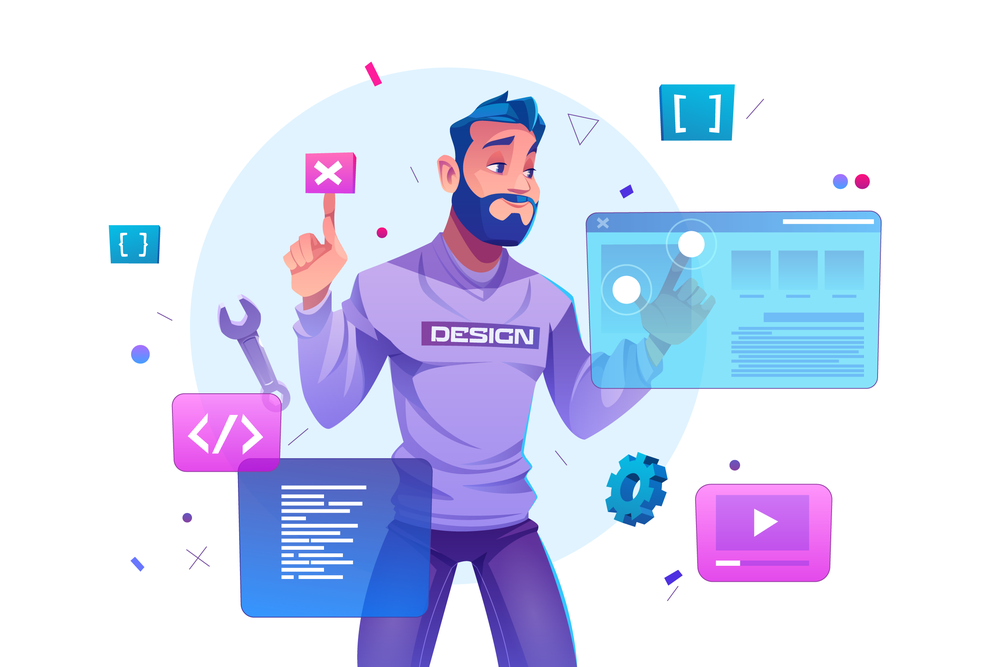
#> input picture q1 to q 10/Old-Pic.png, 1000 x 667 px, shrunk from 5000 x 3333 before the run
$ python q8.py
#> lines starting #> are read from the running program, lines starting #| are printed output that depends on the picture
import cv2
import numpy as np
from matplotlib import pyplot as plt

# Read input image
input_image = cv2.imread("Old-Pic.png")
#> input_image is the input picture: shape (667, 1000, 3); mean B, G, R 243.5, 218.9, 214.5

# Convert to grayscale
gray_image = cv2.cvtColor(input_image, cv2.COLOR_BGR2GRAY)
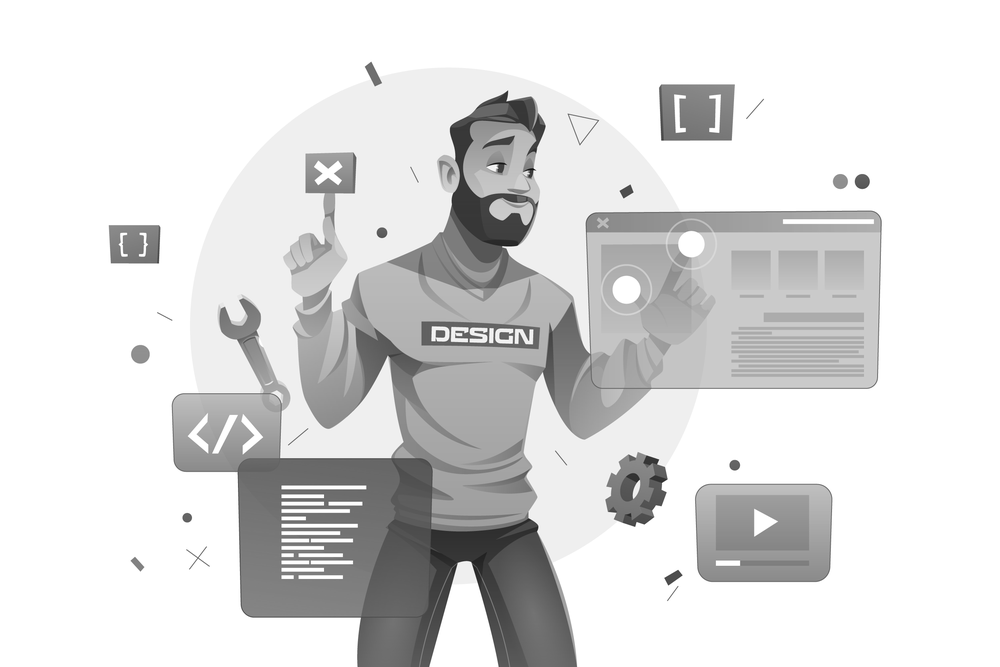
#> gray_image: shape (667, 1000); min 10, max 255, mean 220.4

# Apply 3x3 median filter
median_3x3 = cv2.medianBlur(gray_image, 3)

# Apply 5x5 median filter
median_5x5 = cv2.medianBlur(gray_image, 5)

# Define 3x3 kernel for mean filter
kernel_3x3 = np.ones((3, 3), np.float32) / 9

# Define 7x7 kernel for mean filter
kernel_7x7 = np.ones((7, 7), np.float32) / 49

# Apply 3x3 mean filter
mean_3x3 = cv2.filter2D(gray_image, -1, kernel_3x3)

# Apply 7x7 mean filter
mean_7x7 = cv2.filter2D(gray_image, -1, kernel_7x7)
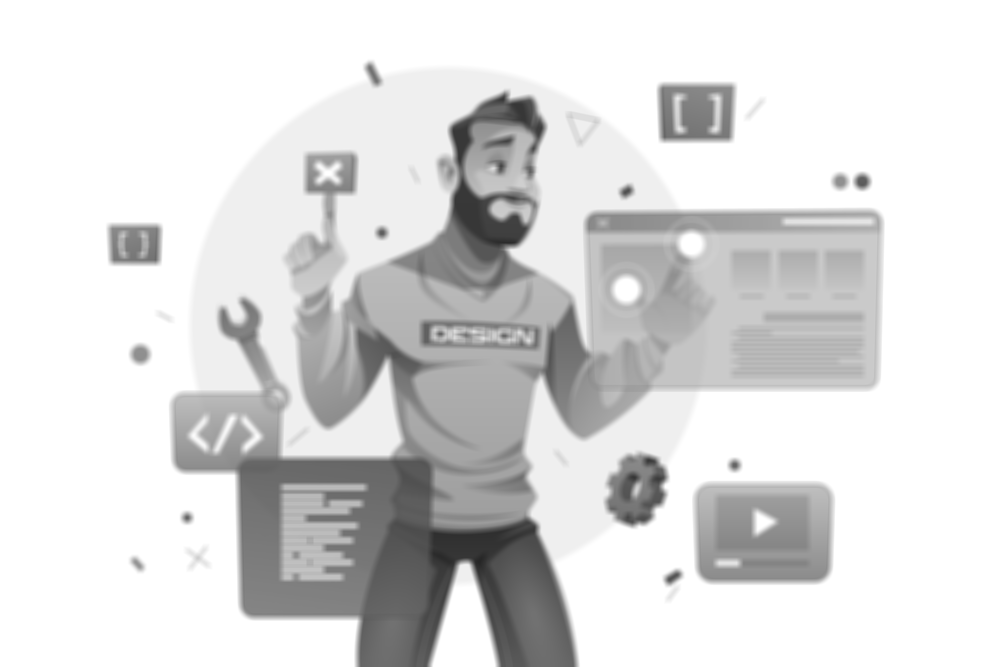
#> mean_7x7: shape (667, 1000); min 38, max 255, mean 220.4

# Display results
plt.subplot(2, 3, 1), plt.imshow(gray_image, cmap="gray"), plt.title("Original")
plt.xticks([]), plt.yticks([])
plt.subplot(2, 3, 2), plt.imshow(median_3x3, cmap="gray"), plt.title("Median (3x3)")
plt.xticks([]), plt.yticks([])
plt.subplot(2, 3, 3), plt.imshow(median_5x5, cmap="gray"), plt.title("Median (5x5)")
plt.xticks([]), plt.yticks([])
plt.subplot(2, 3, 5), plt.imshow(mean_3x3, cmap="gray"), plt.title("Mean (3x3)")
plt.xticks([]), plt.yticks([])
plt.subplot(2, 3, 6), plt.imshow(mean_7x7, cmap="gray"), plt.title("Mean (7x7)")
plt.xticks([]), plt.yticks([])
plt.show()
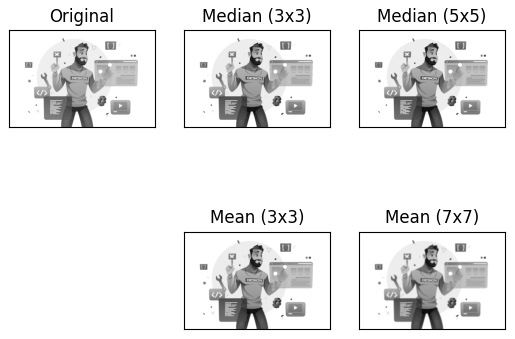
#> figure drawn by matplotlib, 5 panels
